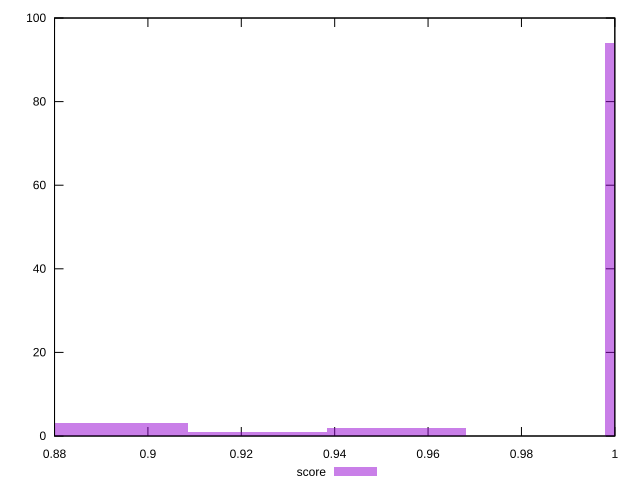

gnuplot code for this plot:
reset

$score <<EOF
1.0127418807895 94
0.9531688289783529 2
0.8935957771672058 3
0.9233823030727794 1
EOF

set key outside below
set boxwidth 0.029786525905573527
set xrange [0.88:1]
set yrange [0:100]
set trange [0:100]
set style fill transparent solid 0.5 noborder
set terminal svg size 640, 490 enhanced background rgb 'white'
set output "report_00019_2021-02-10T18-14-37.922Z//unminified-javascript/samples/pages/score/histogram.svg"

plot $score title "score" with boxes

reset
